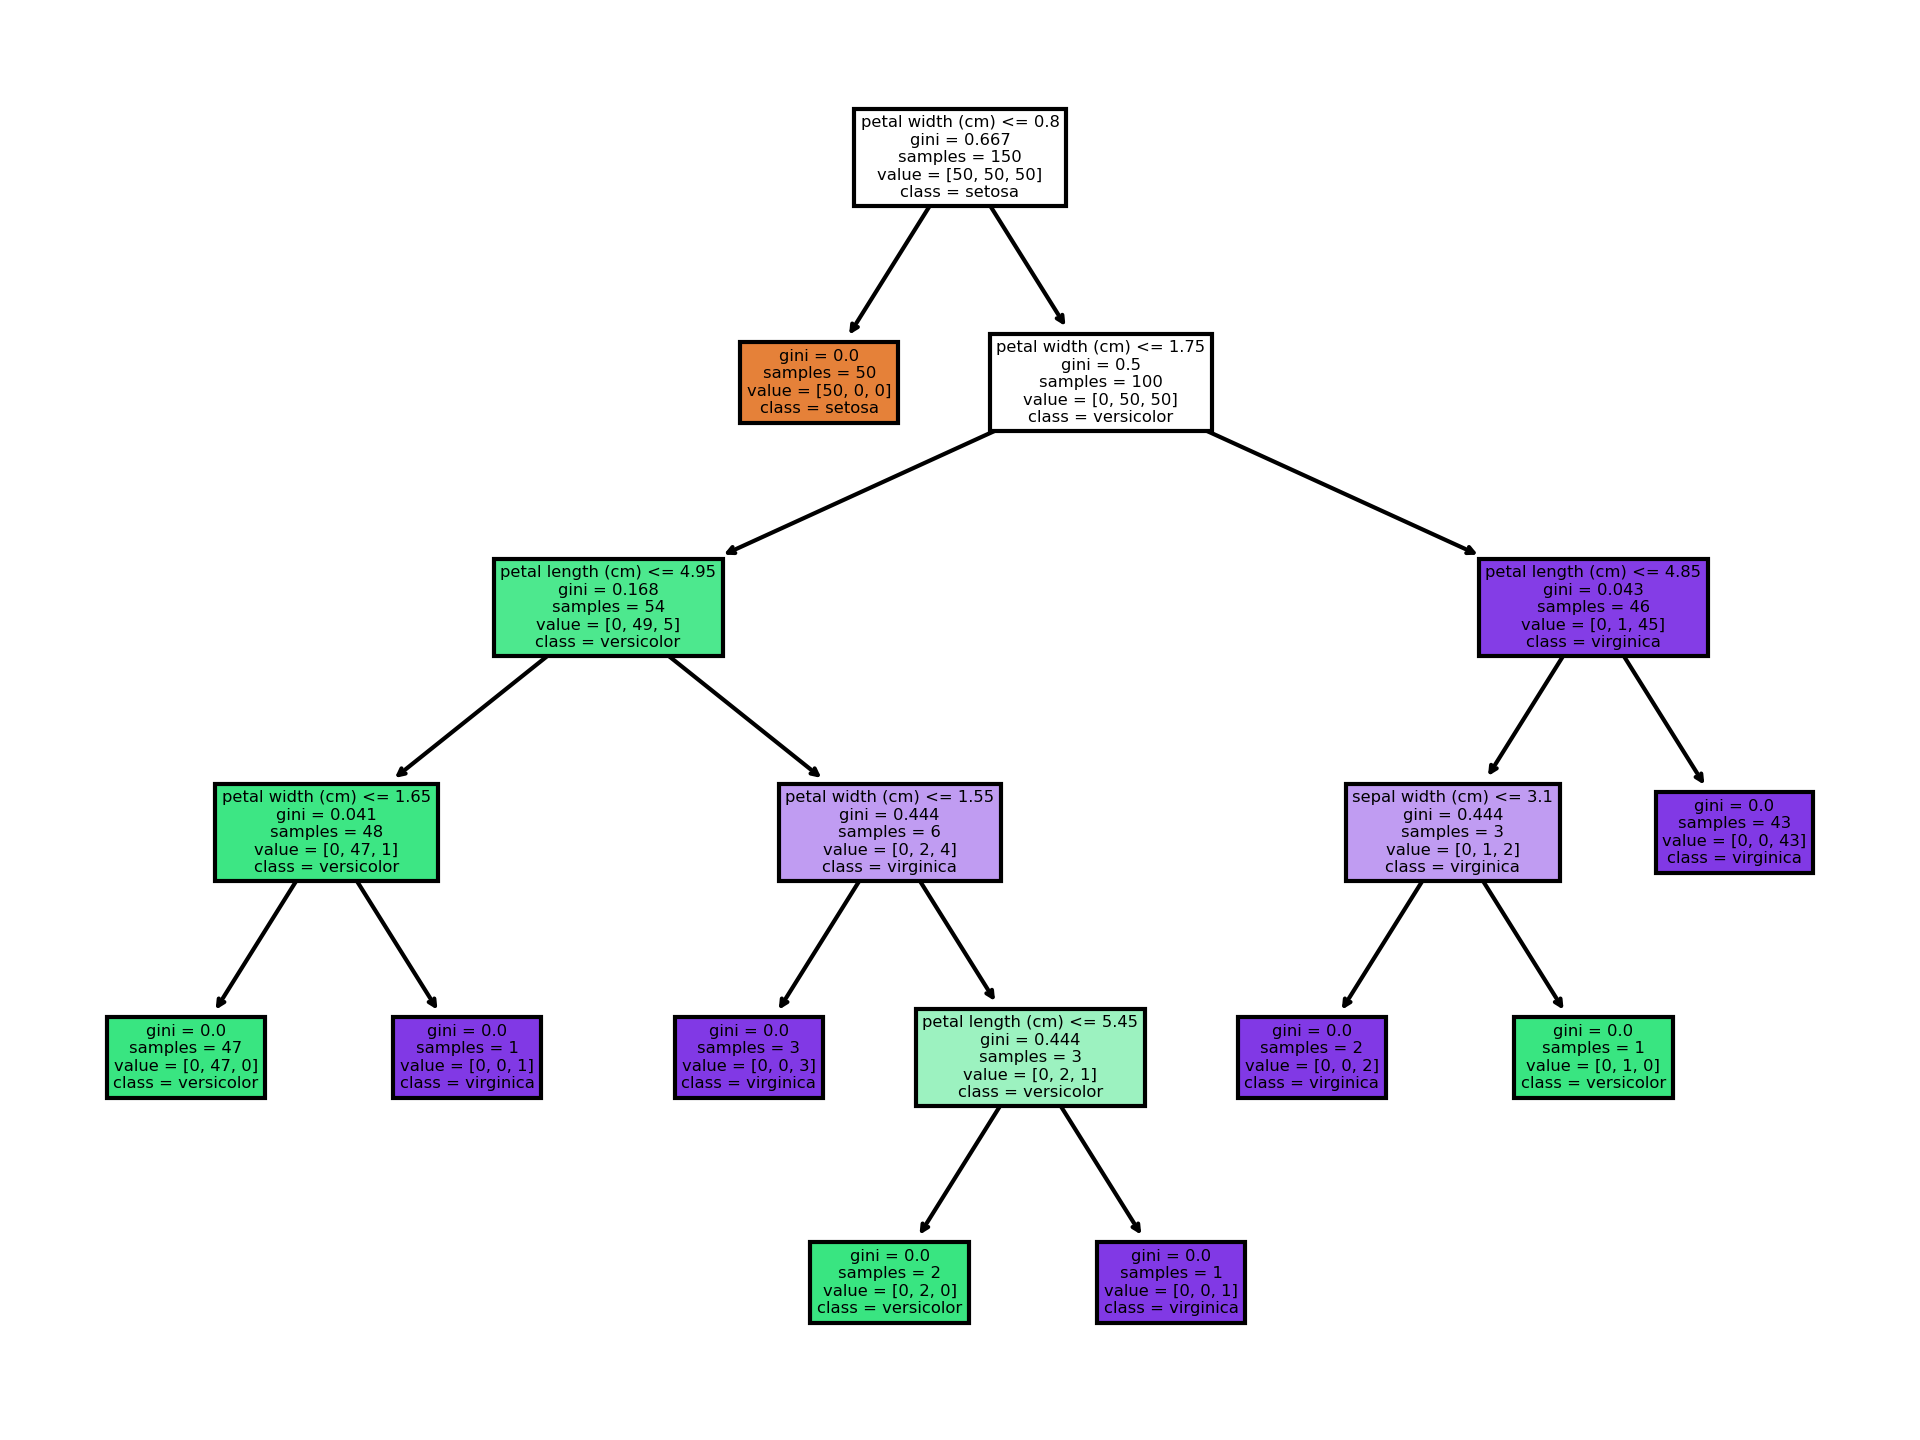

This chart was generated by the following Python code:
from sklearn.datasets import load_iris
from sklearn import tree
import matplotlib.pyplot as plt

iris = load_iris()
plt.figure(dpi = 300)
clf = tree.DecisionTreeClassifier(random_state=0).fit(iris.data, iris.target)

tree.plot_tree(clf, feature_names=iris.feature_names, class_names=iris.target_names, filled=True)
plt.tight_layout()
plt.savefig('decisionTree.png', dpi=300)
plt.show()